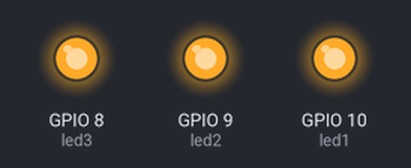
This program was run on a simulated Seeed XIAO ESP32-C3. Parts: output pins drawn as LEDs (lit = HIGH).

Above: at 0.12 s.
At 1.12 s:
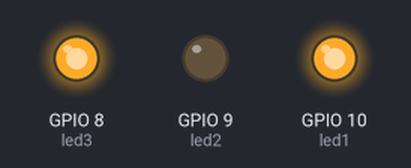
At 2.87 s:
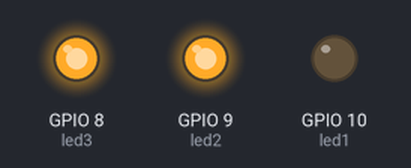
At 5.62 s:
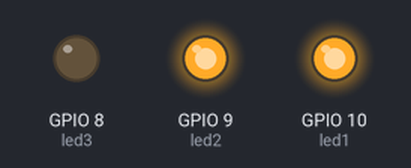
At 20.12 s:
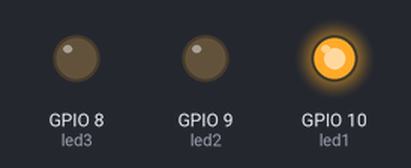
At 39.87 s:
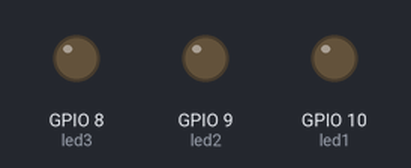
Timing chart, 0 to 40.0 s (numbered marks = the images above):
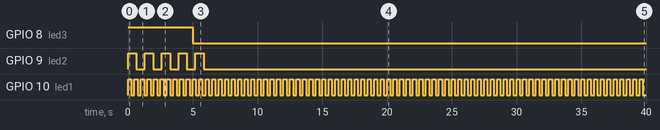

The program:

main.cpp
```cpp
/*
        _          _ ______ _____ _____
       (_)        | |  ____|  __ \_   _|
  _ __  ___  _____| | |__  | |  | || |
 | '_ \| \ \/ / _ \ |  __| | |  | || |
 | |_) | |>  <  __/ | |____| |__| || |_
 | .__/|_/_/\_\___|_|______|_____/_____|
 | |
 |_|

https://links.pixeledi.eu
FreeRTOS LED Blink | 01.2025

*/

#include <Arduino.h>

const byte led1 = D10;
const byte led2 = D9;
const byte led3 = D8;
int cnt = 0;
TaskHandle_t taskBlinky1;
TaskHandle_t taskBlinky2;

void blinky1(void *parameter) {
  pinMode(led1, OUTPUT);
  while (1) {
    digitalWrite(led1, HIGH);
    vTaskDelay(250 / portTICK_PERIOD_MS);
    digitalWrite(led1, LOW);
    vTaskDelay(250 / portTICK_PERIOD_MS);
  }
}

void blinky2(void *parameter) {
  pinMode(led2, OUTPUT);
  while (1) {
    digitalWrite(led2, HIGH);
    vTaskDelay(650 / portTICK_PERIOD_MS);
    digitalWrite(led2, LOW);
    vTaskDelay(650 / portTICK_PERIOD_MS);
    cnt++;
    if (cnt >= 5) {
      vTaskDelete(taskBlinky2);
    }
  }
}

void setup() {
  Serial.begin(115200);
  pinMode(led3, OUTPUT);
  xTaskCreatePinnedToCore(blinky1, "blinky1", 1024, NULL, 1, &taskBlinky1, 0);
  xTaskCreatePinnedToCore(blinky2, "blinky2", 1024, NULL, 1, &taskBlinky2, 0);
}

void loop() {
  digitalWrite(led3, HIGH);
  delay(5000);
  digitalWrite(led3, LOW);
  delay(1000);
  vTaskDelete(nullptr);
  digitalWrite(led3, HIGH);
  delay(5000);
}
```

Measured:
- by itself, GPIO 8 (led3): LOW → HIGH at 0.00 s, → LOW 5.0 s later
- by itself, GPIO 9 (led2): alternates HIGH for 0.65 s and LOW for 0.65 s, 10 changes in all, then stays LOW
- by itself, GPIO 10 (led1): alternates HIGH for 0.25 s and LOW for 0.25 s
